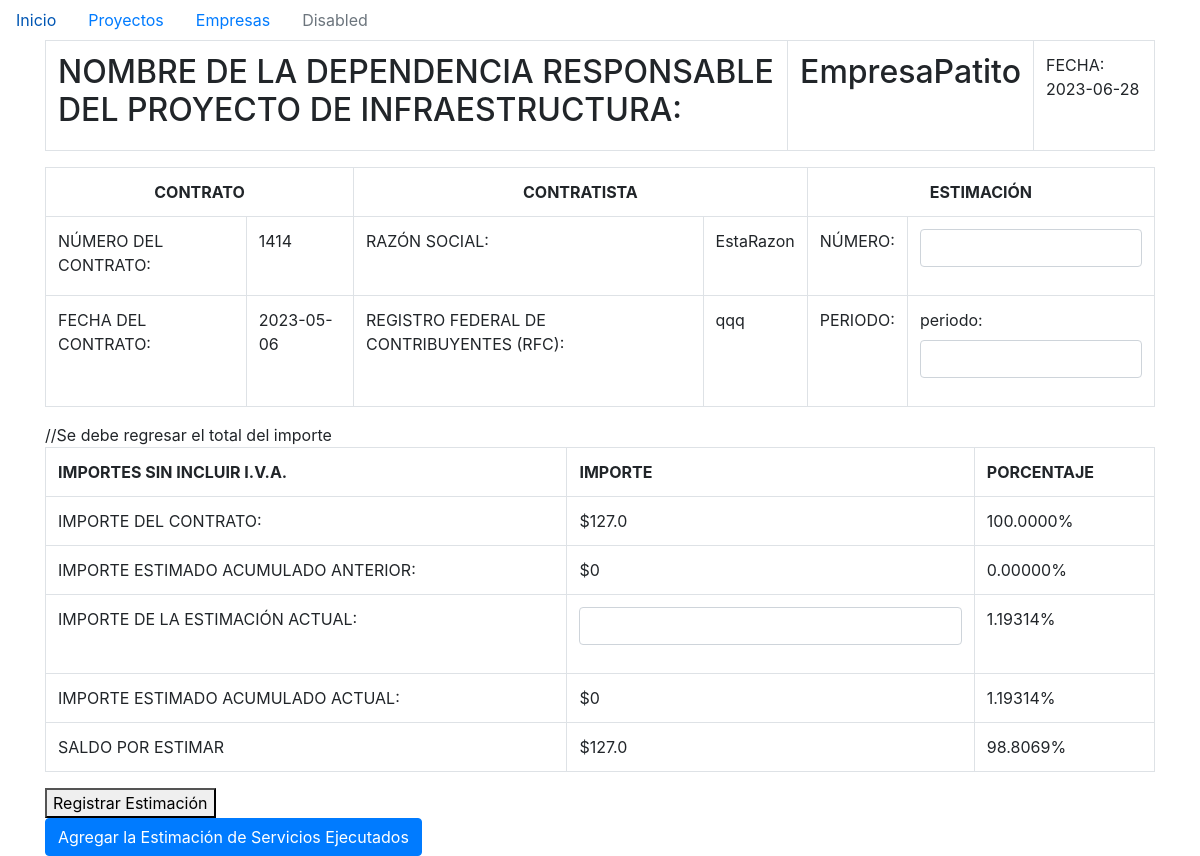
Page /proyecto/2/frente/1/estimacion on the earlier database version.
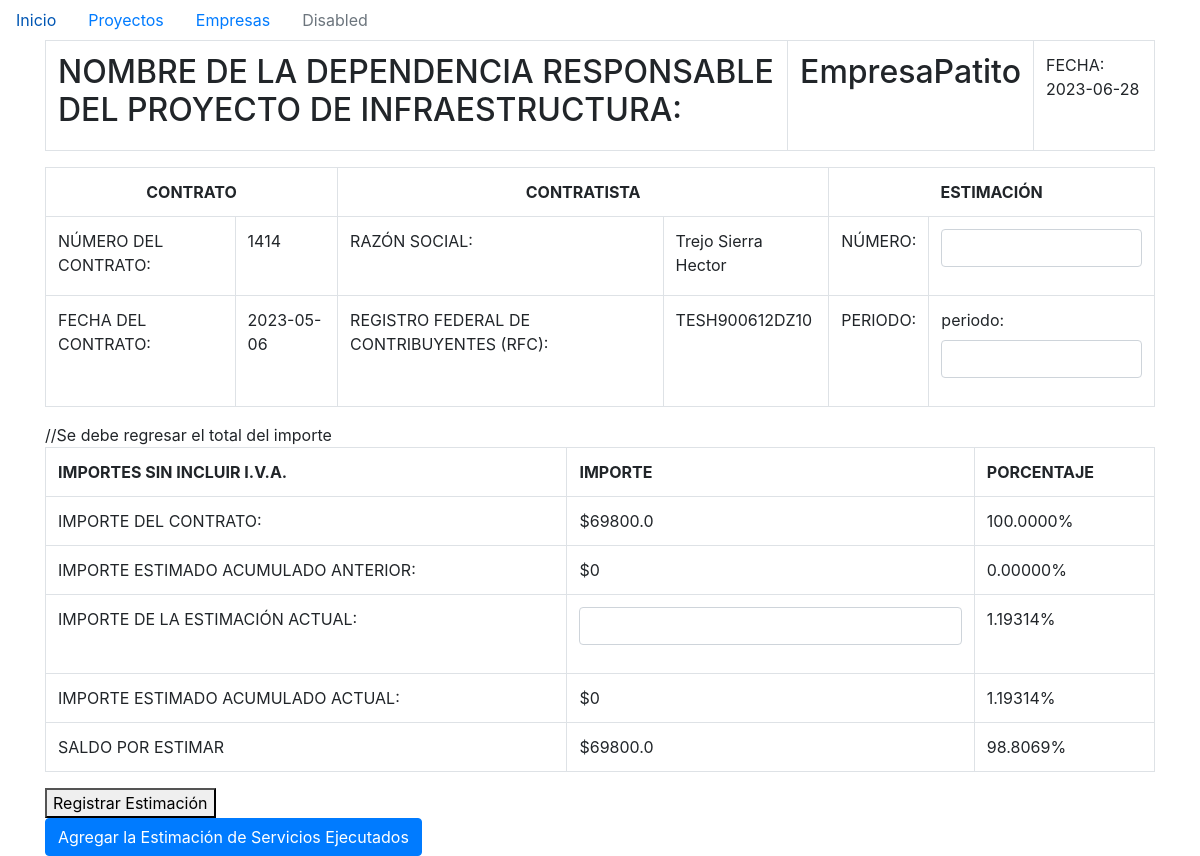
Same page on the later database version.
### models/empresa.py (models this page shows)
class Empresa(db.Model):
    id = db.Column(db.Integer, primary_key=True)
    nombre = db.Column(db.String(50), nullable=False)
    razon_social = db.Column(db.String(50), nullable=False)
    rfc = db.Column(db.String(15), nullable=False)
    numero_iva = db.Column(db.String(20), nullable=False)
    cmic= db.Column(db.String(20), nullable=False)

### main.py (the view)
@app.route('/proyecto/<int:proyecto_id>/frente/<int:frente_id>/estimacion', methods=['GET', 'POST'])
def estimacion(proyecto_id, frente_id):
    proyecto = db.session.query(Proyecto).get(proyecto_id)
    frente = db.session.query(Frente).get(frente_id)
    estimacion_anterior = db.session.query(Estimacion).filter_by(frente_id=frente_id).order_by(Estimacion.fecha.desc()).first()
    if estimacion_anterior:
        nombre_empresa = frente.empresa.nombre
        numero_contrato = frente.no_contrato
        fecha_contrato = frente.fecha_inicio
        razon_social = frente.empresa.razon_social
        fecha = date.today()
        importe_contrato = estimacion_anterior.importe_contrato
        importe_estimado_acumulado_anterior = estimacion_anterior.importe_estimado_acumulado_actual
        if request.method == 'POST':
            importe_estimado_actual = float(request.form['importe_estimado_actual'])
            numero_estimacion = request.form['numero_estimacion']
            periodo = request.form['periodo']
        else:
            importe_estimado_actual = 0
        importe_estimado_acum_actual = importe_estimado_acumulado_anterior + importe_estimado_actual
        saldo_por_estimar = importe_contrato - importe_estimado_acum_actual
        estimacion = Estimacion(
            numero_estimacion=numero_estimacion,
            fecha=fecha,
            importe_contrato=importe_contrato,
            importe_estimado_acum_anterior=importe_estimado_acumulado_anterior,
            importe_estimado_actual=importe_estimado_actual,
            importe_estimado_acum_actual=importe_estimado_acum_actual,
            saldo_por_estimar=saldo_por_estimar,
            numero_contrato=numero_contrato,
            razon_social=razon_social,
            periodo=periodo,
            frente=frente)
        db.session.add(estimacion)
        db.session.commit()
        return render_template('estimacion.html', frente=frente, proyecto=proyecto,
                               importe_estimado_acumulado_anterior=importe_estimado_acumulado_anterior,
                               importe_contrato=importe_contrato, saldo_por_estimar=saldo_por_estimar,
                               nombre_empresa=nombre_empresa, numero_contrato=numero_contrato,
                               fecha_contrato=fecha_contrato, razon_social=razon_social, fecha=fecha)
    else:
        nombre_empresa = frente.empresa.nombre
        numero_contrato = frente.no_contrato
        fecha_contrato = frente.fecha_inicio
        razon_social = frente.empresa.razon_social
        fecha = date.today()
        importe_contrato = 0
        for concepto in frente.catalogos_relacionados:
            importe_contrato += concepto.importe
        importe_estimado_acumulado_anterior = 0
        numero_estimacion = 0
        periodo="000"
        if request.method == 'POST':
            importe_estimado_actual = float(request.form['importe_estimado_actual'])
            numero_estimacion = request.form['numero_estimacion']
            periodo = request.form['periodo']
            importe_estimado_acum_actual = importe_estimado_actual + importe_estimado_acumulado_anterior
            saldo_por_estimar = importe_contrato - importe_estimado_acum_actual
        else:
            importe_estimado_actual = 0
            importe_estimado_acum_actual = importe_estimado_actual + importe_estimado_acumulado_anterior
            saldo_por_estimar = importe_contrato - importe_estimado_actual
        estimacion = Estimacion(
            numero_estimacion=numero_estimacion,
            fecha=fecha,
            importe_contrato=importe_contrato,
            importe_estimado_acum_anterior=importe_estimado_acumulado_anterior,
            importe_estimado_actual=importe_estimado_actual,
            importe_estimado_acum_actual=importe_estimado_acum_actual,
            saldo_por_estimar=saldo_por_estimar,
            numero_contrato=numero_contrato,
            razon_social=razon_social,
            periodo=periodo,
            frente=frente)
        return render_template('estimacion.html', frente=frente, proyecto=proyecto,
                               importe_estimado_acumulado_anterior=importe_estimado_acumulado_anterior,
                               importe_contrato=importe_contrato, saldo_por_estimar=saldo_por_estimar,
                               nombre_empresa=nombre_empresa, numero_contrato=numero_contrato,
                               fecha_contrato=fecha_contrato, razon_social=razon_social,
                               importe_estimado_acum_actual=importe_estimado_acum_actual, fecha=fecha)

### templates/estimacion.html
{% extends 'base.html' %} {% block title %}Estimacion de proyecto{% endblock %}
{% block content %}
<form action="/proyecto/{{proyecto.id}}/frente/{{frente.id}}/estimacion" method="POST">
  <table class="table table-bordered">
    <tr>
      <td colspan="2">
        <h2>
          NOMBRE DE LA DEPENDENCIA RESPONSABLE DEL PROYECTO DE INFRAESTRUCTURA:
        </h2>
      </td>
      <td>
        <h2> {{frente.empresa.nombre}}</h2>
      </td>
      <td>FECHA: {{fecha}}</td>
    </tr>
  </table>
  <table class="table table-bordered">
    <tr>
      <th colspan="2" class="text-center">CONTRATO</th>
      <th colspan="2" class="text-center">CONTRATISTA</th>
      <th colspan="2" class="text-center">ESTIMACIÓN</th>
    </tr>
    <tr>
      <td>NÚMERO DEL CONTRATO:</td>
      <td>{{frente.no_contrato}}</td>
      <td>RAZÓN SOCIAL:</td>
      <td>{{razon_social}}</td>
      <td>NÚMERO:</td>
      <td>
        <div class="form-group">
          <input
            type="number"
            class="form-control"
            id="numero_estimacion"
            name="numero_estimacion"
            required
          />
        </div>
      </td>
    </tr>
    <tr>
      <td>FECHA DEL CONTRATO:</td>
      <td>{{frente.fecha_inicio}}</td>
      <td>REGISTRO FEDERAL DE CONTRIBUYENTES (RFC):</td>
      <td>{{frente.empresa.rfc}}</td>
      <td>PERIODO:</td>
      <td>
        <div class="form-group">
          <label for="periodo">periodo:</label>
          <input
            type="text"
            class="form-control"
            id="periodo"
            name="periodo"
            required
          />
        </div>
      </td>
    </tr>
  </table>
  <table class="table table-bordered">
    <tr>
      <th>IMPORTES SIN INCLUIR I.V.A.</th>
      <th>IMPORTE</th>
      <th>PORCENTAJE</th>
    </tr>
    <tr>
      <td>IMPORTE DEL CONTRATO:</td>
      <td>${{importe_contrato}}</td>
      <td>100.0000%</td>
    </tr>
    <tr>
      <td>IMPORTE ESTIMADO ACUMULADO ANTERIOR:</td>
      <td>${{importe_estimado_acumulado_anterior}}</td>
      <td>0.00000%</td>
    </tr>
    <tr>
      <td>IMPORTE DE LA ESTIMACIÓN ACTUAL:</td> //Se debe regresar el total del importe
      <td>
        <div class="form-group">
          <input
            type="number"
            class="form-control"
            id="importe_estimado_actual"
            name="importe_estimado_actual"
            required
          />
        </div>
      </td>
      <td>1.19314%</td>
    </tr>
    <tr>
      <td>IMPORTE ESTIMADO ACUMULADO ACTUAL:</td>
      <td>${{importe_estimado_acum_actual}}</td>
      <td>1.19314%</td>
    </tr>
    <tr>
      <td>SALDO POR ESTIMAR</td>
      <td>${{saldo_por_estimar}}</td>
      <td>98.8069%</td>
    </tr>
  </table>
  <button type="submit">Registrar Estimación</button>
</form>
  <a href="{{ url_for('estimacion_servicios', proyecto_id=proyecto.id, frente_id=frente.id) }}" class="btn btn-primary">Agregar la Estimación de Servicios Ejecutados</a>
{% endblock %}

Differences in the rows shown:
changed Empresa "EmpresaPatito": razon_social "EstaRazon" → "Trejo Sierra Hector"; empresa.rfc "qqq" → "TESH900612DZ10"
Other differences:
{{ importe_contrato }}: "127.0" → "69800.0"
{{ saldo_por_estimar }}: "127.0" → "69800.0"
